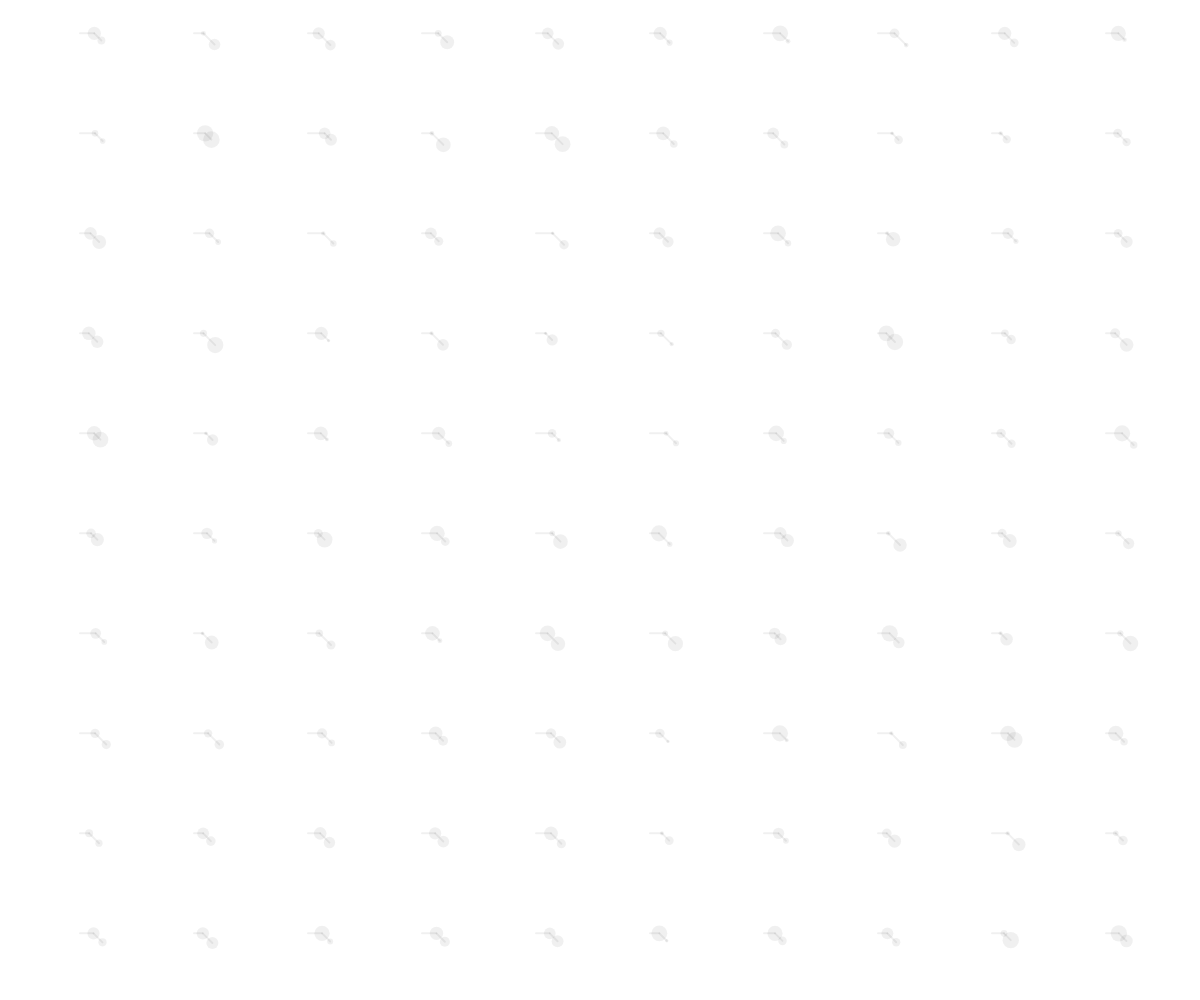
Frame 1 (no input)
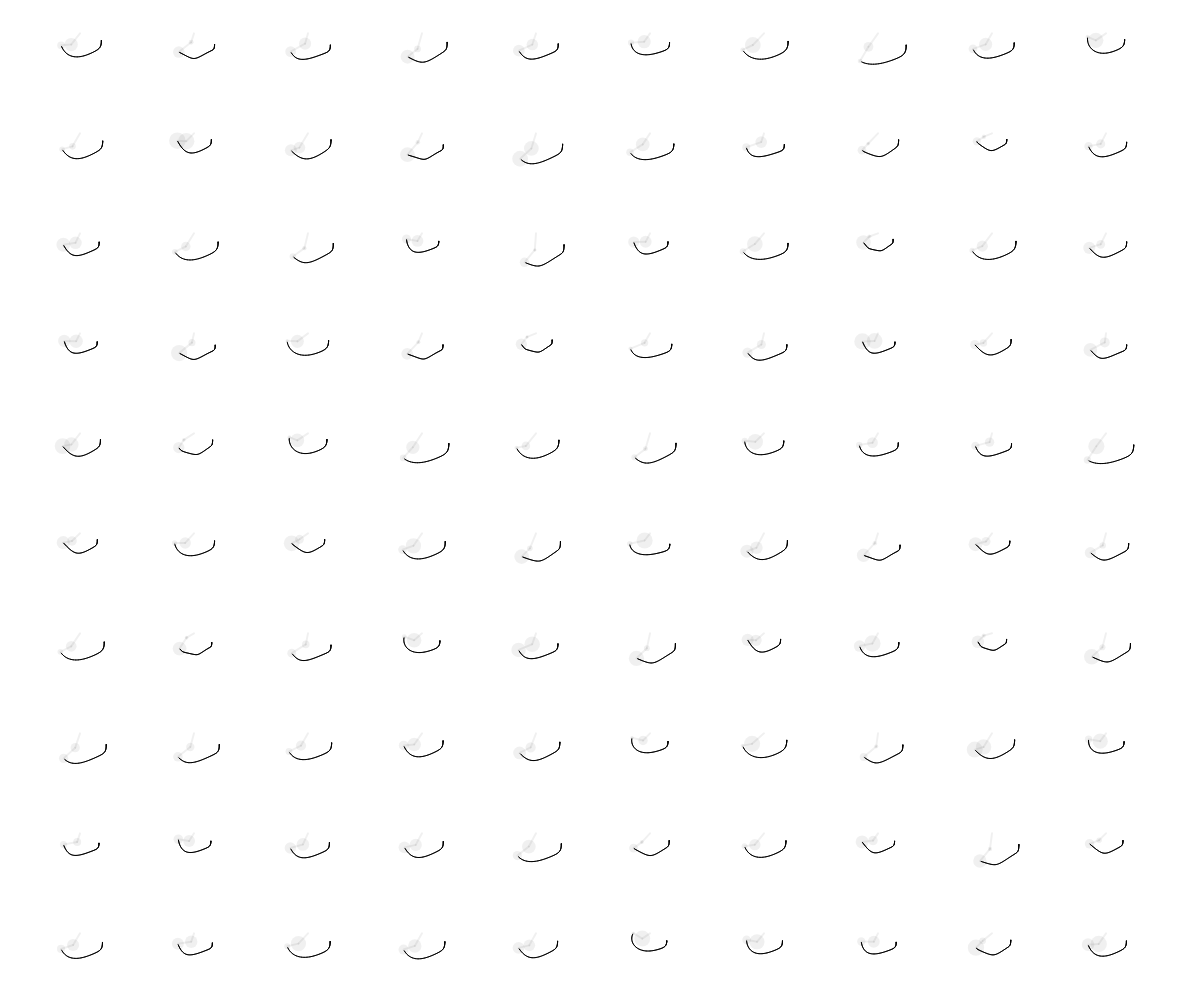
Frame 60 (no input)
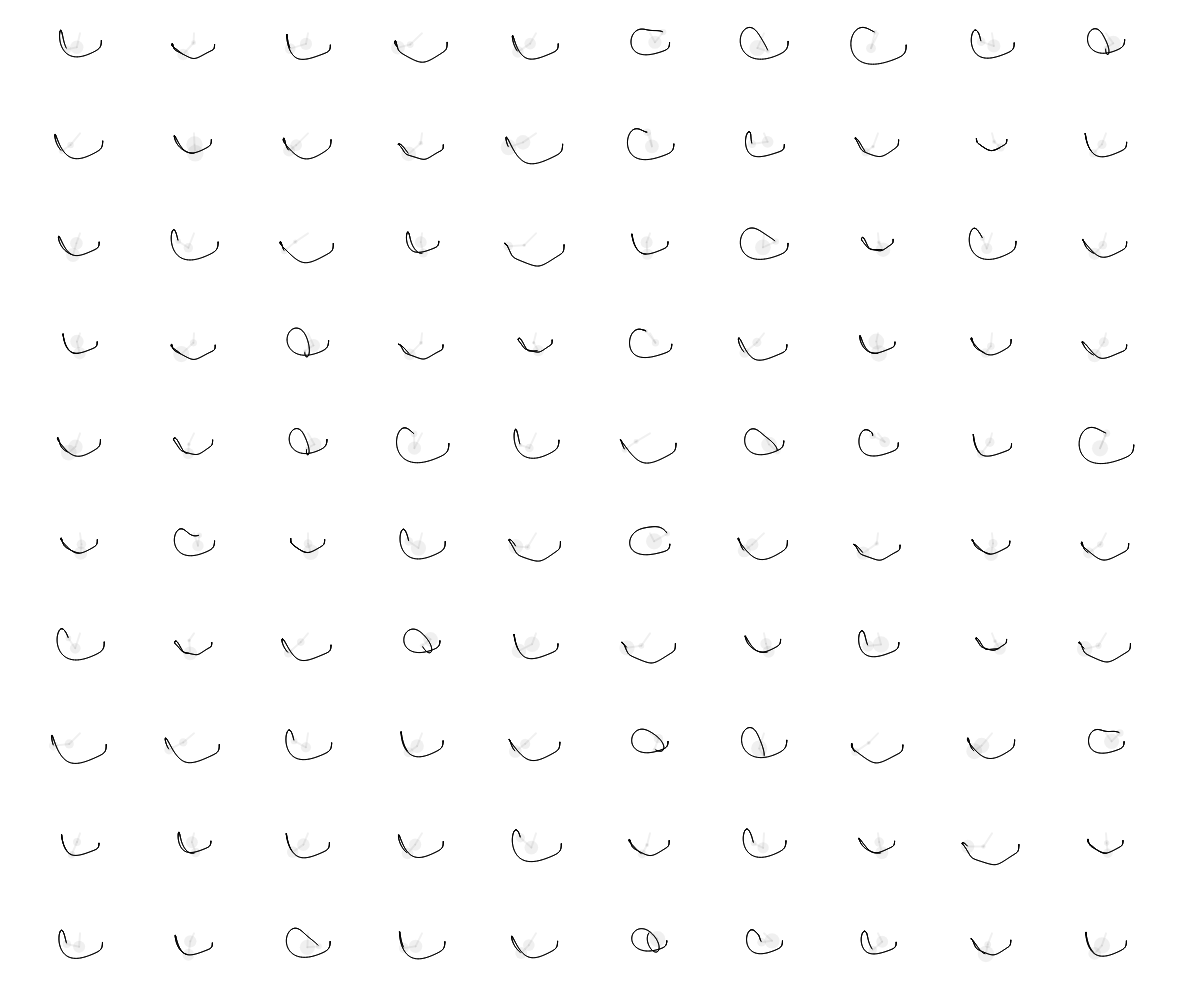
Frame 120 (the mouse pressed at the canvas centre since frame 60)

The p5.js sketch that drew these frames (run headless with seeded random() and noise() and a simulated clock; from frame 60 on, the mouse is pressed at the canvas centre):

// p5.js sketch
// ── sketch.js
//
// pendulum vars
//

let r1;
let r2;
let m1;
let m2;
let a1;
let a2;
let a1_v = 0;
let a2_v = 0;
let a1_a;
let a2_a;
const g = 1;

let lineGraphics;

let px2;
let py2;
let cx;
let cy;

//
// sound vars
//
let carrier; // this is the oscillator we will hear
let modulator; // this oscillator will modulate the frequency of the carrier

// the carrier frequency pre-modulation
let carrierBaseFreq = 220;

// min/max ranges for modulator
let modMaxFreq = 112;
let modMinFreq = 0;
let modMaxDepth = 150;
let modMinDepth = -150;

let pendulum;
let rows = 10;
let cols = 10;
let scale = 3;

let mMin = 10;
let mMax = 50;

let pendula = [];
let count = 0;

function setup() {
  createCanvas(windowWidth, windowHeight)

  noFill();

  // pendulum setup
  lineGraphics = createGraphics(width, height);
  lineGraphics.background(255);

  let rMin = height / 4;
  let rMax = height / 2;


  for (let i = 0; i < cols; i++) {
    for (let j = 0; j < rows; j++) {
      // Values are slightly random, meaning every viewing is slightly different
      let px = ((width - (width / cols / 2)) / cols) * i + (width / cols / 1.5);
      let py = (height / rows) * j + (height / rows) / 3;
      r1 = random(rMin, rMax);
      r2 = random(rMin, rMax);
      m1 = random(mMin, mMax);
      m2 = random(mMin, mMax);

      // Starting angles
      a1 = PI / 2;
      a2 = PI / 4;

      pendula[count] = new DoublePendulum(g, px, py, r1, r2, m1, m2, a1, a2, lineGraphics)
      count++;
    }
  }
}

function draw() {
  image(lineGraphics, 0, 0)
  for (let i = 0; i < count; i++) {
    pendula[i].draw()
  }


}

// Noisy pendulum class
class DoublePendulum {
  constructor(g, px, py, r1, r2, m1, m2, a1, a2, graphics) {
    this.g = g;
    this.px = px;
    this.py = py;
    this.r1 = r1;
    this.r2 = r2;
    this.m1 = m1;
    this.m2 = m2;
    this.a1 = a1;
    this.a2 = a2;
    this.graphics = graphics;
    this.px2 = 0;
    this.py2 = 0;
    this.a1_v = 0.00000000000;
    this.a2_v = 0.00000000000;
  }

  setup() {}

  draw() {

    let num1 = -this.g * (2 * this.m1 + this.m2) * sin(this.a1);
    let num2 = -this.m2 * this.g * sin(this.a1 - 2 * this.a2);
    let num3 = -2 * sin(this.a1 - this.a2) * this.m2;
    let num4 = sq(this.a2_v) * this.r2 + sq(this.a1_v) * this.r1 * cos(this.a1 - this.a2);
    let den = this.r1 * (2 * this.m1 + this.m2 - this.m2 * cos(2 * this.a1 - 2 * this.a2))

    let num5 = 2 * sin(this.a1 - this.a2);
    let num6 = (sq(this.a1_v) * this.r1 * (this.m1 + this.m2));
    let num7 = this.g * (this.m1 + this.m2) * cos(this.a1);
    let num8 = sq(this.a2_v) * this.r2 * this.m2 * cos(this.a1 - this.a2);
    let den2 = this.r2 * (2 * this.m1 + this.m2 - this.m2 * cos(2 * this.a1 - 2 * this.a2));

    // calculate velocities
    let a1_a = (num1 + num2 + num3 * num4) / den;
    let a2_a = (num5 * (num6 + num7 + num8)) / den2;

    this.a1_v += a1_a;
    this.a2_v += a2_a;
    this.a1 += this.a1_v;
    this.a2 += this.a2_v;
    // this.a1_v *= 0.998;
    // this.a2_v *= 0.998;

    let x1 = this.r1 / (rows * scale) * sin(this.a1);
    let y1 = this.r1 / (rows * scale) * cos(this.a1);
    let x2 = x1 + this.r2 / (rows * scale) * sin(this.a2);
    let y2 = y1 + this.r2 / (rows * scale) * cos(this.a2);

    push()
    translate(this.px, this.py);
    stroke(0, 0, 0, 15);
    strokeWeight(2)
    line(0, 0, x1, y1);
    line(x1, y1, x2, y2);
    noStroke()
    fill(0, 0, 0, 15)
    circle(x1, y1, this.m1/scale);
    circle(x2, y2, this.m2/scale);
    pop()

    this.graphics.push()
    this.graphics.translate(this.px, this.py);
    this.graphics.stroke(0, 0, 0);
    this.graphics.strokeWeight(1)

    if (frameCount > 1) this.graphics.line(this.px2, this.py2, x2, y2)
    this.graphics.pop();
    this.px2 = x2;
    this.py2 = y2;
  }
}
